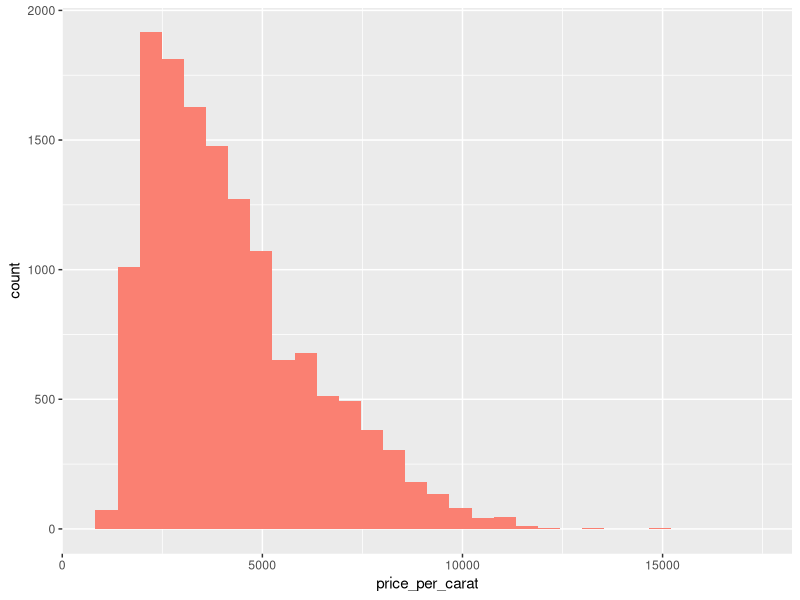

Recreate this plot in R.
## ---- chunk 1
knitr::opts_chunk$set(echo = TRUE)
## ---- chunk 2
library(tidyverse)
## ---- chunk 3
filter(diamonds, price >= 10000)
## ---- chunk 4
filter(diamonds, price >= 10000 & clarity %in% c("VVS1", "IF"))
## ---- chunk 5
select(diamonds, carat, cut, color, clarity)
## ---- chunk 6
arrange(diamonds, carat)
## ---- chunk 7
arrange(diamonds, desc(carat))
## ---- chunk 8
mutate(diamonds, price_per_carat = price/carat)
## ---- chunk 9
mutate(diamonds, fancy_diamond = price/carat > 10000)
## ---- chunk 10
mutate(diamonds,
  good_value =
    if_else(
      condition = carat > 2, # check whether carat > 2
      true = price < 5000, # if so, good value if cheaper than $5k
      false = price < 1000 # if not, good value if cheaper than $1k
    )
)
## ---- chunk 11
mutate(diamonds,
  value = case_when(
    carat > 2 & price < 5000 ~ "good", # if carat > 2 and price < 5000, then good
    carat > 1 & price < 2500 ~ "ok", # if carat > 1 and price < 2500, then ok
    TRUE ~ "bad" # otherwise, bad
  )
)
## ---- chunk 12
summarise(diamonds, num_fancy_diamonds = sum(price/carat > 10000))
## ---- chunk 13
summarise(diamonds,num_fancy_diamonds = sum(price/carat > 10000),mean_diamond_price = mean(price))
## ---- chunk 14
library(dplyr)

diamonds %>% # pipe in the data
  filter(cut == "Premium") %>% # restrict to premium cut diamonds
  mutate(price_per_carat = price/carat) %>% # add price_per_carat variable
  arrange(desc(price_per_carat)) # sort based on price_per_carat
## ---- chunk 15
diamonds %>% # pipe in the data
  filter(cut == "Premium") %>% # restrict to premium cut diamonds
  mutate(price_per_carat = price/carat) %>% # add price_per_carat variable
    ggplot() + # start a ggplot
    geom_histogram(aes(x = price_per_carat), fill="salmon") # add a histogram
## ---- chunk 16
diamonds %>% # pipe in the data
  group_by(cut) %>% # group by cut
  summarise(max_price = max(price)) # find the max price for each cut
## ---- chunk 17
diamonds %>% # pipe in the data
  group_by(cut, clarity) %>% # group by both cut and clarity
  summarise(max_price = max(price)) # find the max price for each group
## ---- chunk 18
diamonds %>% # pipe in the data
  group_by(cut, clarity) %>% # group by both cut and clarity
  summarise(max_price = max(price)) %>% # find the max price for each group
  ungroup() # remove grouping
## ---- chunk 19
max_prices <- diamonds %>% # pipe in the data
  group_by(cut) %>% # group by cut
  summarise(max_price = max(price)) # find the max price for each cut

max_prices
